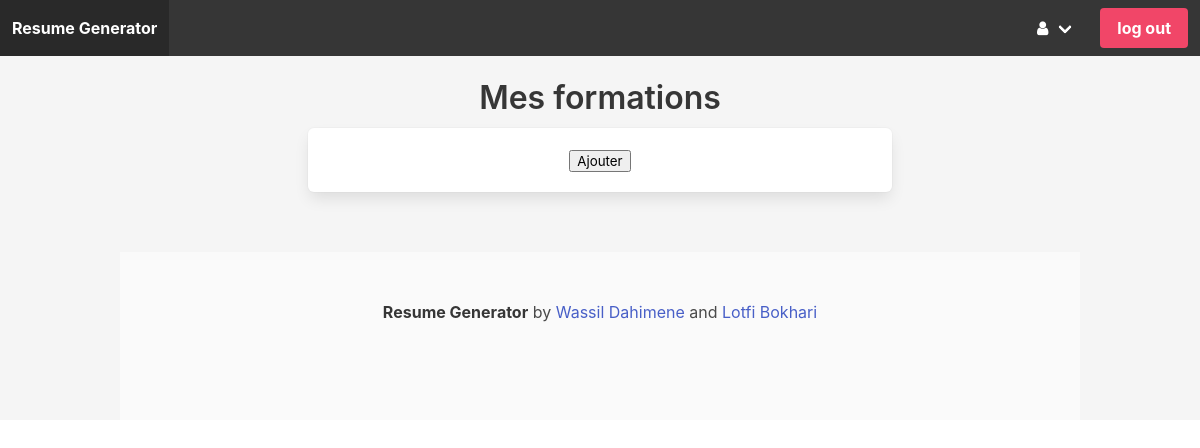
Before: /formations/ (signed in) with the older database file.
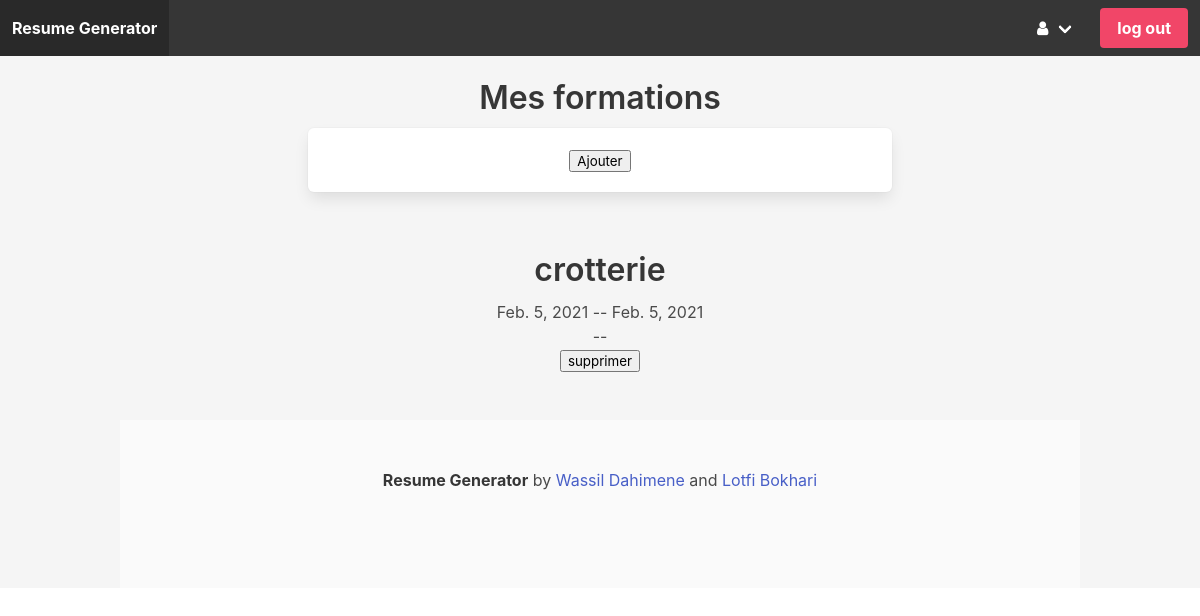
After: the same page with the newer database file.
### core/models.py (models this page shows, shortened)
class Education(models.Model):
    author = models.ForeignKey(settings.AUTH_USER_MODEL,on_delete=models.CASCADE)
    title = models.CharField(max_length=100, blank =True, null=True,verbose_name="Titre de la formation")
    begin_date = models.DateField(verbose_name="date de debut", null = True, blank=True)
    end_date = models.DateField(verbose_name="date de fin", null = True, blank=True)
    facility = models.CharField(max_length=100, blank =True, null=True,verbose_name="Etablissement")
    place = models.CharField(max_length=100, blank =True, null=True,verbose_name="Lieu")
    description = models.TextField(blank = True,
                            verbose_name="description", null=True)
    type = models.PositiveSmallIntegerField(choices=type_education_choices, default = 1, null=True, blank=True)
    class Meta:
        verbose_name = "education"
        ordering = ['begin_date']

### core/views.py (the view)
# urls.py: path('formations/',view_formations,name='view_formations'),
@login_required(login_url='/accounts/login')
def view_formations(request):
    formations = Education.objects.filter(author=request.user.id)
    data = {'formations':formations,  'formations_active':"active"}
    return render(request, 'formations.html', data)

### core/templates/formations.html (shortened to what this page needs)
{% extends 'base.html' %} {% block content %}
<div class="container">
  <div class="columns is-mobile is-centered">
    <div class="column is-8">
      <div class="block has-text-centered m-5">
        <h1 class="title m-3">Mes formations</h1>
        <div class="box">
              <form action="" method="post">
                <button type="submit"> Ajouter </button>
              </form>
          </div>
        </div>
      </div>
    </div>
  </div>
<div class="container">
  <div class="columns is-multiline is-mobile">
    <div class="column is-quarter">
    {% for formation in formations %}
      <div class="block has-text-centered m-5">
            <p class="title m-3">{{ formation.title }}</p>
            <p>{{ formation.begin_date }} -- {{ formation.end_date }} </p>
            <p>{{ formation.etablissement }} -- {{ formation.lieu }} </p>
            <form action="{% url 'delete_formation' formation.id %}" method="post">
          <button type='submit'> supprimer </button>
          </form>
        </div>
        {% endfor %}
      </div>
    </div>
    {% endblock %}

Changed rows visible on the page:
added Education: title "crotterie", begin_date "Feb. 5, 2021", end_date "Feb. 5, 2021"
